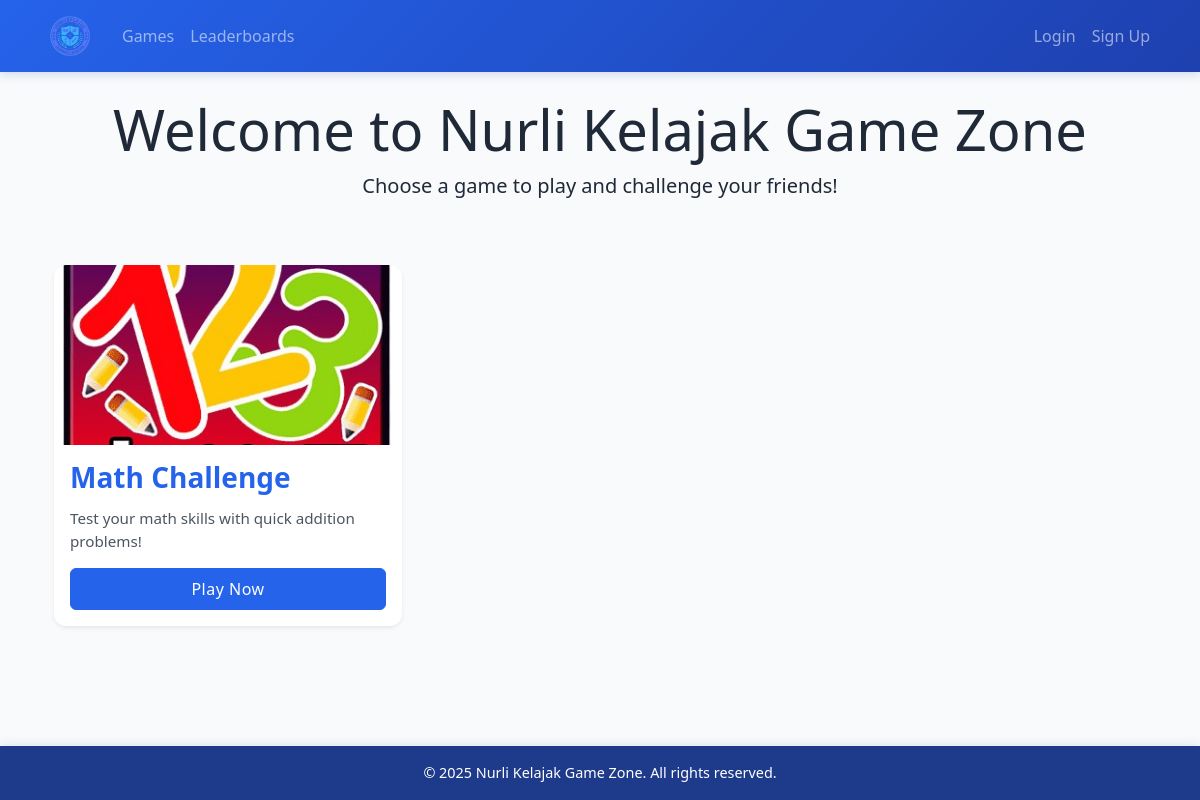
The page / on the database its author committed.
### games/models.py (models this page shows, shortened)
class Game(models.Model):
    name = models.CharField(max_length=100)
    slug = models.SlugField(unique=True)
    description = models.TextField()
    image = models.ImageField(
        upload_to=game_image_upload_path,
        null=True,
        blank=True,
        help_text="Upload game cover image (optimal size: 800x600px)"
    )
    is_active = models.BooleanField(default=True)

### games/views.py (the view)
# urls.py: path('', views.home, name='home'),
def home(request):
    games = Game.objects.filter(is_active=True)
    return render(request, 'games/home.html', {'games': games})

### games/templates/games/home.html (shortened to what this page needs)
{% extends "base.html" %}
{% load static %}
{% block content %}
<div class="container">
    <div class="row mb-5">
        <div class="col-12 text-center">
            <h1 class="display-4">Welcome to Nurli Kelajak Game Zone</h1>
            <p class="lead">Choose a game to play and challenge your friends!</p>
        </div>
    </div>
    <div class="row">
        {% for game in games %}
        <div class="col-md-6 col-lg-4 mb-4">
            <div class="game-card card h-100 shadow-sm">
                {% if game.image %}
                    <img src="{{ game.image.url }}" class="game-card-img card-img-top" alt="{{ game.name }}">
                {% else %}
                    <div class="game-card-img-placeholder card-img-top bg-light d-flex align-items-center justify-content-center">
                        <i class="fas fa-gamepad fa-4x text-muted"></i>
                    </div>
                {% endif %}
                <div class="card-body d-flex flex-column">
                    <h3 class="game-card-title card-title">{{ game.name }}</h3>
                    <p class="game-card-description card-text flex-grow-1">{{ game.description }}</p>
                    <a href="{% url 'games:game_detail' game.slug %}" class="btn btn-primary w-100 mt-auto">Play Now</a>
                </div>
            </div>
        </div>
        {% empty %}
        <div class="col-12">
            <div class="alert alert-info text-center">
                No games available yet. Check back soon!
            </div>
        </div>
        {% endfor %}
    </div>
</div>
{% endblock %}

### static/css/styles.css (style rules this page uses)
:root { --primary-color: #2563EB; --secondary-color: #1E40AF; --accent-color: #FFFFFF; --background-color: #F8FAFC; --text-color: #1F2937; --correct-color: #10B981; --wrong-color: #EF4444; --glow-color: #BFDBFE; --time-added-color: #0EA5E9; --footer-color: #1E3A8A; --card-shadow: 0 4px 6px rgba(37, 99, 235, 0.1); --hover-shadow: 0 10px 15px rgba(37, 99, 235, 0.2); }
body { background-color: var(--background-color); color: var(--text-color); min-height: 100vh; display: flex; flex-direction: column; font-family: 'Segoe UI', Tahoma, Geneva, Verdana, sans-serif; }
.game-card { transition: transform 0.3s ease, box-shadow 0.3s ease; border: none; border-radius: 12px; overflow: hidden; background-color: var(--accent-color); box-shadow: var(--card-shadow); }
.game-card-img { height: 180px; object-fit: cover; width: 100%; transition: transform 0.3s ease; }
.game-card-title { color: var(--primary-color); margin-bottom: 0.75rem; font-weight: 600; }
.game-card-description { color: #4B5563; font-size: 0.95rem; line-height: 1.5; }
.btn-primary { background-color: var(--primary-color); border-color: var(--primary-color); font-weight: 500; letter-spacing: 0.5px; padding: 0.5rem 1.25rem; transition: all 0.2s ease; }

### rows shown on the page
Game: image (picture), name "Math Challenge", description "Test your math skills with quick addition problems!"
